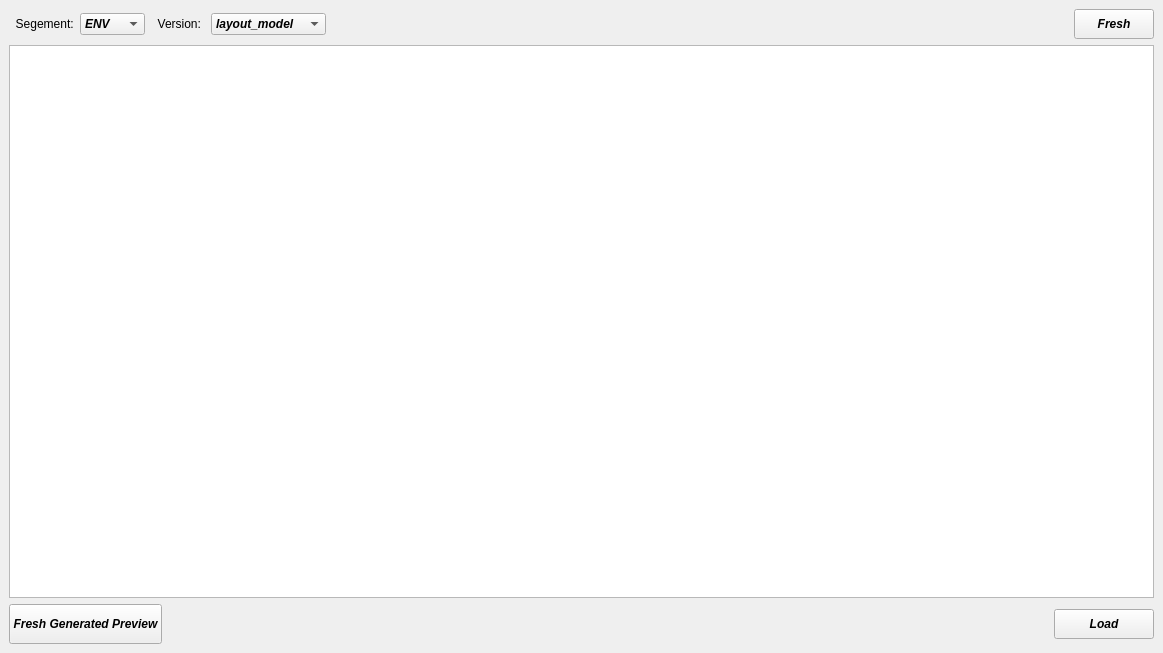
<?xml version="1.0" encoding="UTF-8"?>
<ui version="4.0">
 <class>MainWindow</class>
 <widget class="QMainWindow" name="MainWindow">
  <property name="geometry">
   <rect>
    <x>0</x>
    <y>0</y>
    <width>1163</width>
    <height>653</height>
   </rect>
  </property>
  <property name="windowTitle">
   <string>Loader</string>
  </property>
  <widget class="QWidget" name="centralwidget">
   <layout class="QGridLayout" name="gridLayout">
    <item row="0" column="0">
     <layout class="QHBoxLayout" name="horizontalLayout_5">
      <item>
       <layout class="QHBoxLayout" name="horizontalLayout">
        <item>
         <widget class="QLabel" name="label">
          <property name="font">
           <font>
            <family>Arial</family>
            <weight>50</weight>
            <bold>false</bold>
           </font>
          </property>
          <property name="text">
           <string>  Segement:</string>
          </property>
          <property name="textFormat">
           <enum>Qt::AutoText</enum>
          </property>
          <property name="scaledContents">
           <bool>false</bool>
          </property>
         </widget>
        </item>
        <item>
         <widget class="QComboBox" name="box_segement">
          <property name="font">
           <font>
            <family>Arial</family>
            <weight>75</weight>
            <italic>true</italic>
            <bold>true</bold>
           </font>
          </property>
          <item>
           <property name="text">
            <string>ENV</string>
           </property>
          </item>
          <item>
           <property name="text">
            <string>PROP</string>
           </property>
          </item>
         </widget>
        </item>
       </layout>
      </item>
      <item>
       <layout class="QHBoxLayout" name="horizontalLayout_2">
        <item>
         <widget class="QLabel" name="label_2">
          <property name="font">
           <font>
            <family>Arial</family>
            <weight>50</weight>
            <bold>false</bold>
           </font>
          </property>
          <property name="text">
           <string>  Version: </string>
          </property>
         </widget>
        </item>
        <item>
         <widget class="QComboBox" name="box_version">
          <property name="minimumSize">
           <size>
            <width>100</width>
            <height>0</height>
           </size>
          </property>
          <property name="font">
           <font>
            <family>Arial</family>
            <weight>75</weight>
            <italic>true</italic>
            <bold>true</bold>
           </font>
          </property>
          <item>
           <property name="text">
            <string>layout_model</string>
           </property>
          </item>
          <item>
           <property name="text">
            <string>correct_model</string>
           </property>
          </item>
          <item>
           <property name="text">
            <string>high_model</string>
           </property>
          </item>
          <item>
           <property name="text">
            <string>tex</string>
           </property>
          </item>
         </widget>
        </item>
        <item>
         <spacer name="horizontalSpacer">
          <property name="orientation">
           <enum>Qt::Horizontal</enum>
          </property>
          <property name="sizeHint" stdset="0">
           <size>
            <width>40</width>
            <height>20</height>
           </size>
          </property>
         </spacer>
        </item>
       </layout>
      </item>
      <item>
       <spacer name="horizontalSpacer_3">
        <property name="orientation">
         <enum>Qt::Horizontal</enum>
        </property>
        <property name="sizeHint" stdset="0">
         <size>
          <width>40</width>
          <height>20</height>
         </size>
        </property>
       </spacer>
      </item>
      <item>
       <widget class="QPushButton" name="btn_fresh">
        <property name="minimumSize">
         <size>
          <width>0</width>
          <height>30</height>
         </size>
        </property>
        <property name="font">
         <font>
          <family>Arial</family>
          <weight>75</weight>
          <italic>true</italic>
          <bold>true</bold>
         </font>
        </property>
        <property name="text">
         <string>Fresh</string>
        </property>
       </widget>
      </item>
     </layout>
    </item>
    <item row="1" column="0">
     <widget class="QListWidget" name="lst_img_area"/>
    </item>
    <item row="2" column="0">
     <layout class="QHBoxLayout" name="horizontalLayout_6">
      <item>
       <widget class="QPushButton" name="btn_freshpreview">
        <property name="minimumSize">
         <size>
          <width>40</width>
          <height>40</height>
         </size>
        </property>
        <property name="font">
         <font>
          <family>Arial</family>
          <weight>75</weight>
          <italic>true</italic>
          <bold>true</bold>
         </font>
        </property>
        <property name="text">
         <string>Fresh Generated Preview</string>
        </property>
       </widget>
      </item>
      <item>
       <spacer name="horizontalSpacer_4">
        <property name="orientation">
         <enum>Qt::Horizontal</enum>
        </property>
        <property name="sizeHint" stdset="0">
         <size>
          <width>40</width>
          <height>20</height>
         </size>
        </property>
       </spacer>
      </item>
      <item>
       <widget class="QPushButton" name="btn_load">
        <property name="minimumSize">
         <size>
          <width>100</width>
          <height>30</height>
         </size>
        </property>
        <property name="font">
         <font>
          <family>Arial</family>
          <weight>75</weight>
          <italic>true</italic>
          <bold>true</bold>
         </font>
        </property>
        <property name="text">
         <string>Load</string>
        </property>
       </widget>
      </item>
     </layout>
    </item>
   </layout>
  </widget>
 </widget>
 <resources/>
 <connections/>
</ui>
